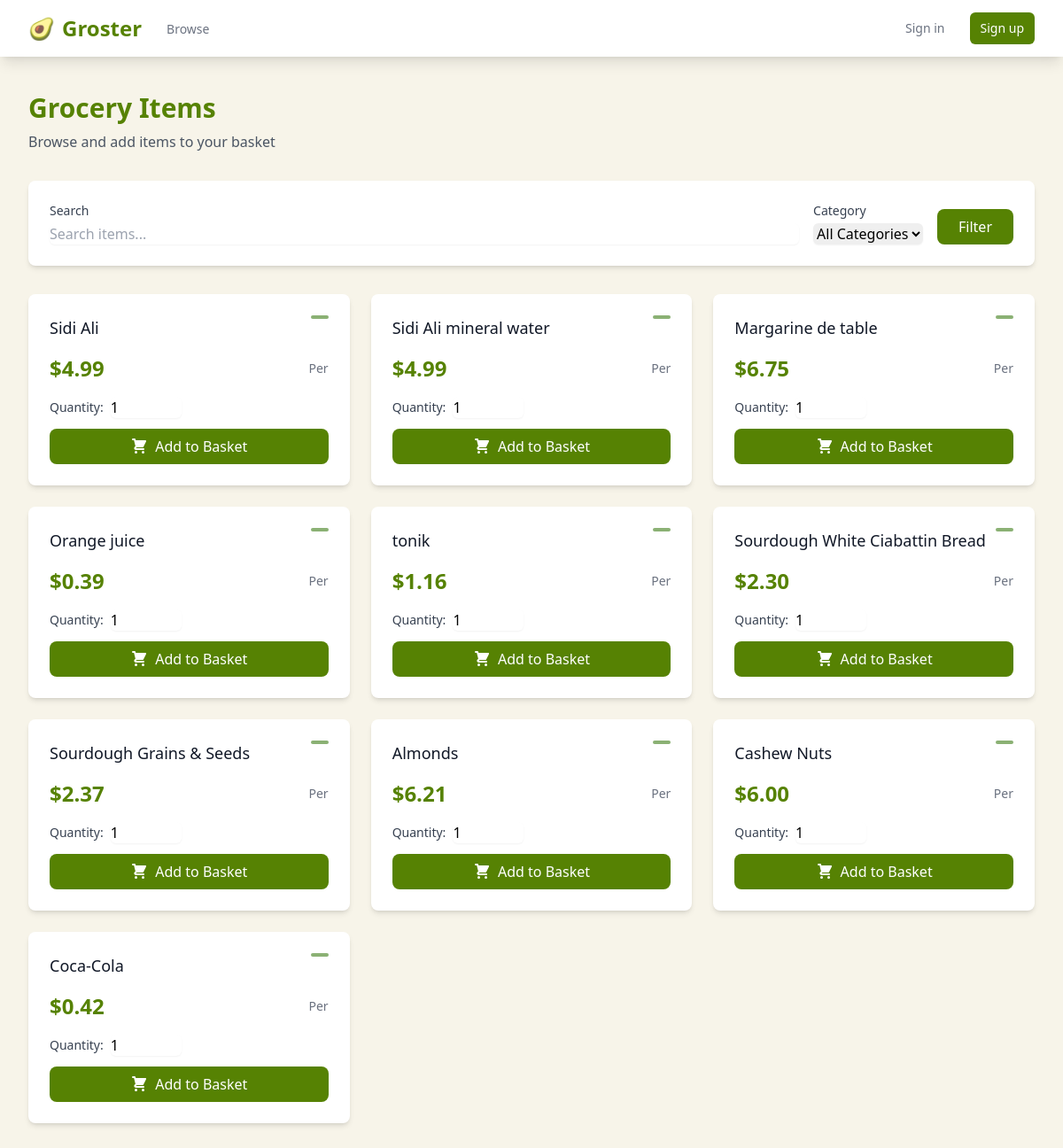
The app's page /grocery/, older data.
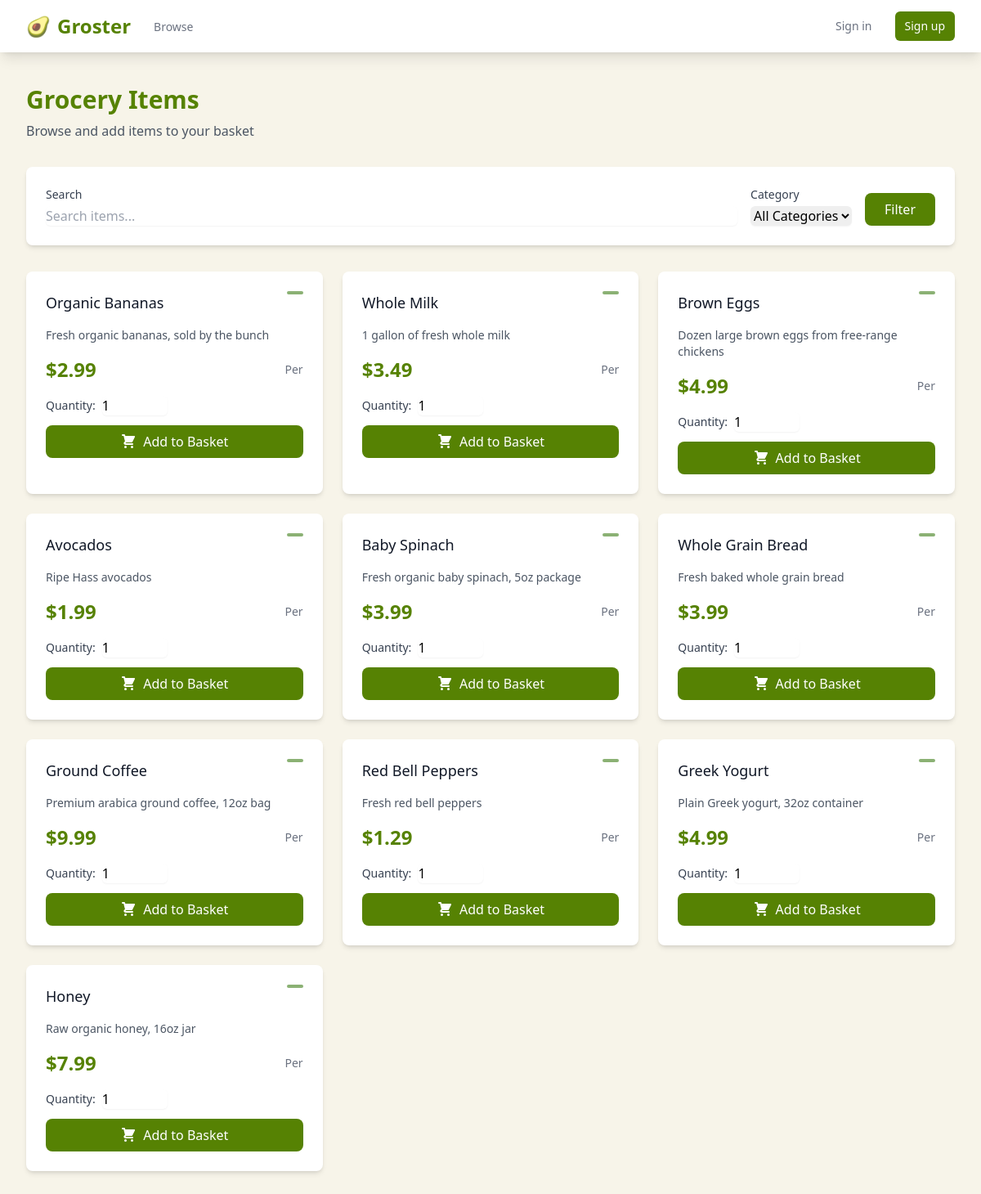
The same page, newer data.
### grocery/models.py (models this page shows, shortened)
class GroceryItem(models.Model):
    name = models.CharField(max_length=200)
    category = models.CharField(max_length=100)
    price = models.DecimalField(max_digits=10, decimal_places=2)
    description = models.TextField(blank=True, null=True)
    image_url = models.URLField(max_length=500, blank=True, null=True)

### grocery/views.py (the view)
# urls.py: path('grocery/', views.grocery_list, name='grocery_list'),
def grocery_list(request):
    query = request.GET.get('q', '')
    category_filter = request.GET.get('category', '')
    page_number = request.GET.get('page', 1)
    items = GroceryItem.objects.all()
    if query:
        items = items.filter(Q(name__icontains=query) | Q(category__icontains=query))
    if category_filter:
        items = items.filter(category__iexact=category_filter)
    paginator = Paginator(items, 10)  # Show 10 items per page
    page_obj = paginator.get_page(page_number)
    return render(request, 'grocery_list.html', {
        'items': page_obj.object_list,
        'page_obj': page_obj,
        'query': query,
        'category_filter': category_filter
    })

### grocery/templates/grocery_list.html (shortened to what this page needs)
{% extends 'base.html' %}
{% block content %}
<div class="max-w-7xl mx-auto px-4 sm:px-6 lg:px-8">
    <div class="mb-8">
        <h1 class="text-3xl font-bold text-avocado">Grocery Items</h1>
        <p class="text-gray-600 mt-2">Browse and add items to your basket</p>
    </div>
    <div class="bg-white rounded-lg shadow-md p-6 mb-8">
        <form method="GET" class="space-y-4">
            <div class="flex gap-4 flex-wrap">
                <div class="flex-1 min-w-[200px]">
                    <label for="search" class="block text-sm font-medium text-gray-700">Search</label>
                    <input type="text" name="search" id="search" value="{{ request.GET.search|default:'' }}"
                           class="mt-1 block w-full rounded-md border-gray-300 shadow-sm focus:border-avocado focus:ring-avocado"
                           placeholder="Search items...">
                </div>
                <div class="w-full md:w-auto">
                    <label for="category" class="block text-sm font-medium text-gray-700">Category</label>
                    <select name="category" id="category"
                            class="mt-1 block w-full rounded-md border-gray-300 shadow-sm focus:border-avocado focus:ring-avocado">
                        <option value="">All Categories</option>
                    </select>
                </div>
                <div class="w-full md:w-auto md:self-end">
                    <button type="submit"
                            class="w-full bg-avocado text-white py-2 px-6 rounded-lg hover:bg-avocado-dark transition-colors">
                        Filter
                    </button>
                </div>
            </div>
        </form>
    </div>
    <div class="grid gap-6 grid-cols-1 md:grid-cols-2 lg:grid-cols-3 xl:grid-cols-4">
        {% for item in items %}
            <div class="bg-white rounded-lg shadow-md overflow-hidden hover:shadow-lg transition-shadow">
                <div class="p-6">
                    <div class="flex justify-between items-start mb-4">
                        <h3 class="text-lg font-medium text-gray-900">{{ item.name }}</h3>
                        <span class="inline-flex items-center px-2.5 py-0.5 rounded-full text-xs font-medium bg-avocado-light text-white">
                        </span>
                    </div>
                    {% if item.description %}
                        <p class="text-gray-600 text-sm mb-4">{{ item.description }}</p>
                    {% endif %}
                    <div class="flex items-center justify-between mb-4">
                        <span class="text-2xl font-bold text-avocado">${{ item.price }}</span>
                        <span class="text-sm text-gray-500">Per {{ item.unit }}</span>
                    </div>
                    <form method="POST" action="{% url 'add_to_basket' %}" class="space-y-3">
                        <div class="flex items-center gap-2">
                            <label for="quantity_{{ item.id }}" class="text-sm font-medium text-gray-700">Quantity:</label>
                            <input type="number" name="quantity" id="quantity_{{ item.id }}" value="1" min="1"
                                   class="block w-20 rounded-md border-gray-300 shadow-sm focus:border-avocado focus:ring-avocado">
                        </div>
                        <button type="submit"
                                class="w-full bg-avocado text-white py-2 px-4 rounded-lg hover:bg-avocado-dark transition-colors flex items-center justify-center gap-2">
                            Add to Basket
                        </button>
                    </form>
                </div>
            </div>
        {% endfor %}
    </div>
</div>
{% endblock %}

### grocery/templates/base.html (shortened to what this page needs)
{% load static %}
<!DOCTYPE html>
<html lang="en">
<head>
    <link href="{% static 'css/output.css' %}" rel="stylesheet">
    <script src="https://cdn.tailwindcss.com"></script>
</head>
<body class="bg-cream min-h-screen">
    <nav class="bg-white shadow-lg">
        <div class="max-w-7xl mx-auto px-4 sm:px-6 lg:px-8">
            <div class="flex justify-between h-16">
                <div class="flex">
                    <div class="flex-shrink-0 flex items-center">
                        <a href="{% url 'dashboard' %}" class="text-2xl font-bold text-avocado flex items-center">
                            <span class="mr-2">🥑</span>
                            Groster
                        </a>
                    </div>
                    <div class="hidden sm:ml-6 sm:flex sm:space-x-8">
                        <a href="{% url 'dashboard' %}"
                           class="{% if request.resolver_match.url_name == 'dashboard' %}border-avocado text-avocado{% else %}border-transparent text-gray-500 hover:text-avocado{% endif %} inline-flex items-center px-1 pt-1 border-b-2 text-sm font-medium">
                            Browse
                        </a>
                    </div>
                </div>
                <div class="hidden sm:ml-6 sm:flex sm:items-center">
                    {% if user.is_authenticated %}
                        <div class="relative">
                            <button id="profileDropdownButton" class="flex items-center space-x-2 focus:outline-none">
                                <div class="w-8 h-8 rounded-full bg-avocado flex items-center justify-center text-white font-bold">
                                    {{ user.username|slice:":1"|upper }}
                                </div>
                                <span class="text-gray-800 font-medium">{{ user.username }}</span>
                            </button>
                            <div id="profileDropdownMenu" class="hidden absolute right-0 mt-2 w-48 bg-white rounded-lg shadow-lg">
                                <a href="{% url 'profile' user.username %}" class="block px-4 py-2 text-gray-800 hover:bg-gray-100">Profile</a>
                                <form method="POST" action="{% url 'logout' %}">
                                    {% csrf_token %}
                                    <button type="submit" class="w-full text-left px-4 py-2 text-gray-800 hover:bg-gray-100">Sign Out</button>
                                </form>
                            </div>
                        </div>
                        <script>
                            const profileDropdownButton = document.getElementById('profileDropdownButton');
                            const profileDropdownMenu = document.getElementById('profileDropdownMenu');
                            profileDropdownButton.addEventListener('click', () => {
                                profileDropdownMenu.classList.toggle('hidden');
                            });
                            document.addEventListener('click', (event) => {
                                if (!profileDropdownButton.contains(event.target) && !profileDropdownMenu.contains(event.target)) {
                                    profileDropdownMenu.classList.add('hidden');
                                }
                            });
                        </script>
                    {% else %}
                        <div class="flex space-x-4">
                            <a href="{% url 'login' %}"
                               class="text-gray-500 hover:text-avocado px-3 py-2 rounded-md text-sm font-medium">
                                Sign in
                            </a>
                            <a href="{% url 'signup' %}"
                               class="bg-avocado text-white hover:bg-avocado-dark px-3 py-2 rounded-md text-sm font-medium">
                                Sign up
                            </a>
                        </div>
                    {% endif %}
                </div>
            </div>
        </div>
    </nav>
    <main class="py-10">
        {% block content %}{% endblock %}
    </main>
</body>
</html>

Row changes from the older to the newer data that the page shows:
removed GroceryItem: name "Sidi Ali mineral water", price "4.99"
removed GroceryItem: name "Margarine de table", price "6.75"
removed GroceryItem: name "Orange juice", price "0.39"
removed GroceryItem: name "Cashew Nuts", price "6.00"
removed GroceryItem: name "Coca-Cola", price "0.42"
changed GroceryItem id 1: name "Sidi Ali" → "Organic Bananas"; description (not shown) → "Fresh organic bananas, sold by the bunch"; price "4.99" → "2.99"
added GroceryItem: name "Whole Milk", description "1 gallon of fresh whole milk", price "3.49"
added GroceryItem: name "Brown Eggs", description "Dozen large brown eggs from free-range chickens", price "4.99"
added GroceryItem: name "Avocados", description "Ripe Hass avocados", price "1.99"
changed GroceryItem: name "tonik" → "Baby Spinach"; description (not shown) → "Fresh organic baby spinach, 5oz package"; price "1.16" → "3.99"
changed GroceryItem: name "Sourdough White Ciabattin Bread" → "Whole Grain Bread"; description (not shown) → "Fresh baked whole grain bread"; price "2.30" → "3.99"
changed GroceryItem: name "Sourdough Grains & Seeds" → "Ground Coffee"; description (not shown) → "Premium arabica ground coffee, 12oz bag"; price "2.37" → "9.99"
changed GroceryItem: name "Almonds" → "Red Bell Peppers"; description (not shown) → "Fresh red bell peppers"; price "6.21" → "1.29"
added GroceryItem: name "Greek Yogurt", description "Plain Greek yogurt, 32oz container", price "4.99"
added GroceryItem: name "Honey", description "Raw organic honey, 16oz jar", price "7.99"
